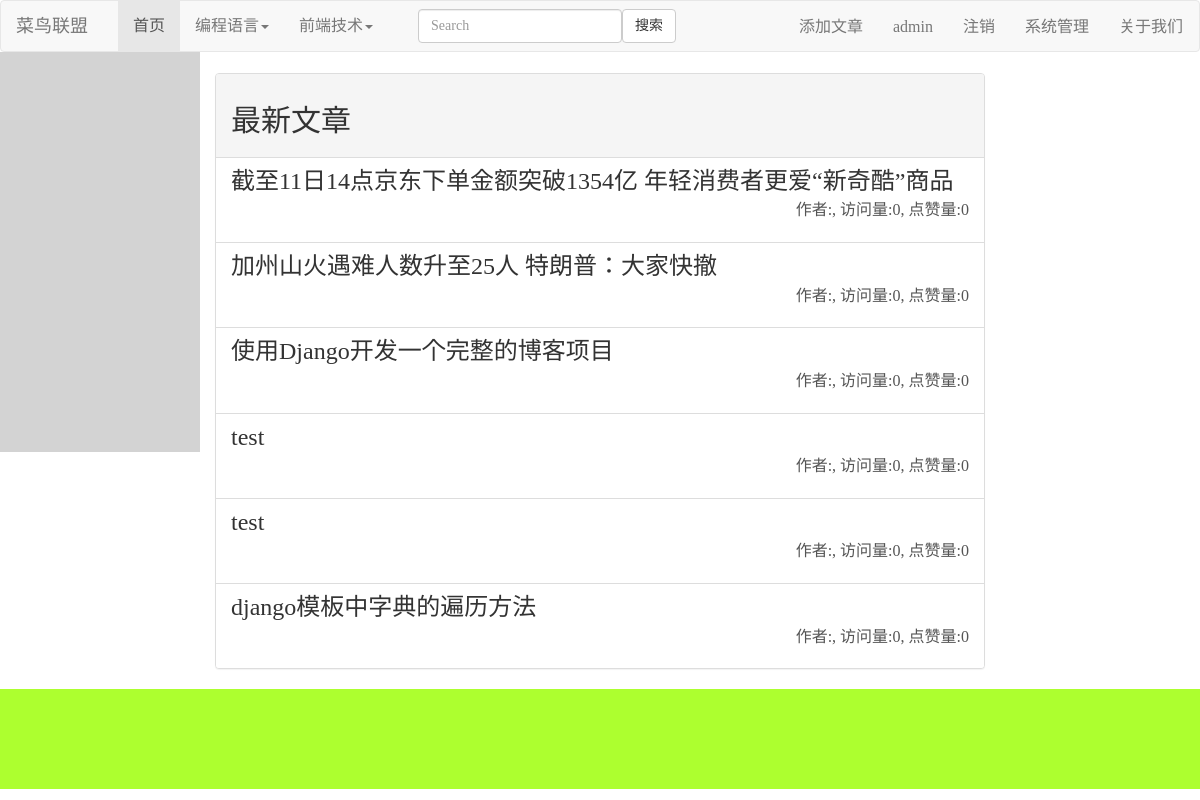
Screenshot of / (signed in) with the database file from the repository.
### apps/common/models.py (models this page shows, shortened)
class Category(models.Model):
    name = models.CharField(verbose_name=u'类别名称', max_length=10,unique=True)
    remark = models.CharField(verbose_name=u'备注',max_length=100,blank=True,null=True,default='')
    class Meta:
        db_table='common_type'
        verbose_name = u'类别表'

class User(AbstractUser):
    username = models.CharField(verbose_name=u'用户名',primary_key=True,max_length=20)
    nickname = models.CharField(verbose_name=u'昵称', max_length=10,unique=True)
    email = models.EmailField(verbose_name=u'电子邮箱',help_text=u'填写电子邮箱用于密码找回',unique=True)
    sex = models.CharField(max_length=2,choices=(('1', '男'), ('2', '女')), default='1',
                              verbose_name='性别')
    tel = models.IntegerField(verbose_name=u'联系电话', blank=True, null=True)
    qq = models.IntegerField(verbose_name=u'QQ', blank=True, null=True)
    portrait = models.ImageField(verbose_name=u'头像',blank=True,null=True)
    wechat_pay = models.ImageField(verbose_name=u'微信支付',upload_to='pay/wechat/%Y/%m',blank=True,null=True,help_text=u'微信支付')
    alipay = models.ImageField(verbose_name=u'支付宝支付',upload_to='pay/alipay/%Y/%m',blank=True,null=True,help_text=u'支付宝支付')
    wechat_fiends = models.ImageField(verbose_name=u'微信好友',upload_to='wechat/%Y/%m',blank=True,null=True,help_text=u'添加微信好友')
    class Meta:
        db_table='common_user'
        verbose_name=u'用户表'

### apps/article/models.py (models this page shows, shortened)
class Article(models.Model):
    id = models.AutoField(verbose_name=u'编号',primary_key=True)
    type = models.ForeignKey(verbose_name=u'文章类型',to=Type)
    title = models.CharField(verbose_name='文章标题',max_length=100)
    content = models.TextField(verbose_name=u'文章正文',default='')
    cover = models.ImageField(verbose_name=u'文章封面',blank=True,null=True,upload_to='cover/%Y/%m',help_text=u'上传个性图片，让您的文章更受欢迎')
    tags = models.CharField(verbose_name=u'文章标签',max_length=15,help_text=u'请提取文章的关键字，方便文章被找到')
    view_count = models.IntegerField(verbose_name=u'访问次数',default=0)
    admire_count = models.IntegerField(verbose_name=u'点赞次数',default=0)
    created_user = models.ForeignKey(verbose_name=u'创建人', to=User, blank=True, null=True)
    created_at = models.DateTimeField(verbose_name=u'创建时间',auto_now_add=True)
    last_update = models.DateTimeField(verbose_name=u'最后修改时间',auto_now=True)
    is_recommend = models.BooleanField(verbose_name=u'是否推荐',default=False)
    class Meta:
        verbose_name=u'文章表'
        db_table='article_articel'

### apps/common/views.py (the view)
# urls.py: url(r'^$', index),
def index(request):
    article_list = Article.objects.all().order_by('-created_at')[0:10]
    return render(request,'common/index.html',locals())

### apps/common/models.py (called while the page is built)
    def __str__(self):
        return self.name

### apps/common/views.py (called while the page is built)
def globaPara(request):
    site_name = SITE_NAME
    meta_keywords = META_KEYWORDS
    meta_desp = META_DESCRIPTION
    category_list = Category.objects.all()
    type_list = Type.objects.all()
    navbar_dict = {}
    for category in category_list:
        type_list = Type.objects.filter(category=category)
        print(type_list)
        navbar_dict[category.name] = type_list
    print(navbar_dict)
    return locals()

### templates/common/index.html
{% extends 'common/base.html' %}
{% load staticfiles %}
{% block css %}
    <link rel="stylesheet" href="{% static 'css/index.css' %}">
{% endblock %}
{% block content %}
    <div class="panel panel-default">
        <div class="panel-heading"><h2>最新文章</h2></div>
        <div class="panel-body list-group" style="padding:0;">
        {% for article in article_list %}
            {% autoescape off %}
            <a href="/article-{{ article.id }}" class="list-group-item" href="">
                <h3 class="list-group-item-heading">{{ article.title }}</h3>
                <p style="text-align: right;"><span class="author">作者:{{ article.created_user.name }}</span>,
                    <span class="view-count">访问量:{{ article.view_count }}</span>,
                    <span class="admire-count">点赞量:{{ article.admire_count }}</span></p>
            </a>
            {% endautoescape %}
        {% endfor %}
        </div>
    </div>
{% endblock %}

### templates/common/base.html (shortened to what this page needs)
{% load staticfiles %}
<!doctype html>
<html lang="en">
    <head>
        <link rel="stylesheet" href="{% static 'css/base.css' %}">
        {% block css %}{% endblock %}
        <link rel="stylesheet" href="{% static 'bootstrap/css/bootstrap.min.css' %}">
    </head>
    <body>
        <div class="my-header navbar navbar-default" role="navigation" style="">
            <div class="container-fluid">
                <div class="navbar-header">
                    <a class="navbar-brand" href="#">菜鸟联盟</a>
                </div>
                <div class="collapse navbar-collapse navbar-left" id="my-nav">
                    <ul class="nav navbar-nav">
                        <li class="active"><a href="/">首页</a></li>
                        {% for key,type_list in navbar_dict.items %}
                            <li class="dropdown">
                                <a href="#" class="dropdown-toggle" data-toggle="dropdown">
                                    {{ key }}<b class="caret"></b>
                                </a>
                            </li>
                        {% endfor %}
                    </ul>
                </div>
                <form class="navbar-form navbar-left" role="search">
                    <div class="form-group">
                        <input type="text" class="form-control" placeholder="Search">
                    </div><button type="submit" class="btn btn-default">搜索</button>
                 </form>
                <div class="navbar navbar-right">
                    <ul class="nav navbar-nav">
                        <li><a href="/add-article">添加文章</a></li>
                        {% if request.user.is_authenticated %}
                            <li><a href="">{{ request.user.username }}</a></li>
                            <li><a href="/logout/">注销</a></li>
                            {% if request.user.is_superuser %}
                                <li><a href="/admin/">系统管理</a></li>
                            {% endif %}
                        {% else %}
                            <li><a href="/login/">登陆</a></li>
                            <li><a href="/register/">注册</a></li>
                        {% endif %}
                        <li><a href="/about-me/">关于我们</a></li>
                    </ul>
                </div>
            </div>
        </div>
        <div class="section">
            <div class="left col-sm-2 col-xs-12"></div>
            <div class="center col-sm-8 col-xs-12">
                {% block content %}{% endblock %}
            </div>
            <div class="right col-sm-2 col-xs-12">
            </div>
        </div>
        <div class="my-footer"></div>
    </body>
</html>

### static/css/base.css (style rules this page uses)
* { margin:0; padding:0; font-size:16px; font-family: '微软雅黑'; }
li { list-style:none; }
a { text-decoration: none; }
.my-header { height:52px !important; margin-bottom:0 !important; }
.container-fluid { height:100% !important; }
.section { margin-top:0; width:100%; }
.section .left { height:400px; background:lightgray; float:left; }
.section .center { height:100%; background: white; float:left; margin:0 !important; }
.section .right { height:100%; float:left; }
.my-footer { width:100%; height:100px; background: greenyellow; }

### static/css/index.css (style rules this page uses)
.section { min-height:600px; }

### rows the page displays
Category: navbar_dict "编程语言"
Category: navbar_dict "前端技术"
User: user.username "admin"
Article: title "截至11日14点京东下单金额突破1354亿 年轻消费者更爱“新奇酷”商品", view_count "0", admire_count "0"
Article: title "加州山火遇难人数升至25人 特朗普：大家快撤", view_count "0", admire_count "0"
Article: title "使用Django开发一个完整的博客项目", view_count "0", admire_count "0"
Article: title "test", view_count "0", admire_count "0"
Article: title "test", view_count "0", admire_count "0"
Article: title "django模板中字典的遍历方法", view_count "0", admire_count "0"
